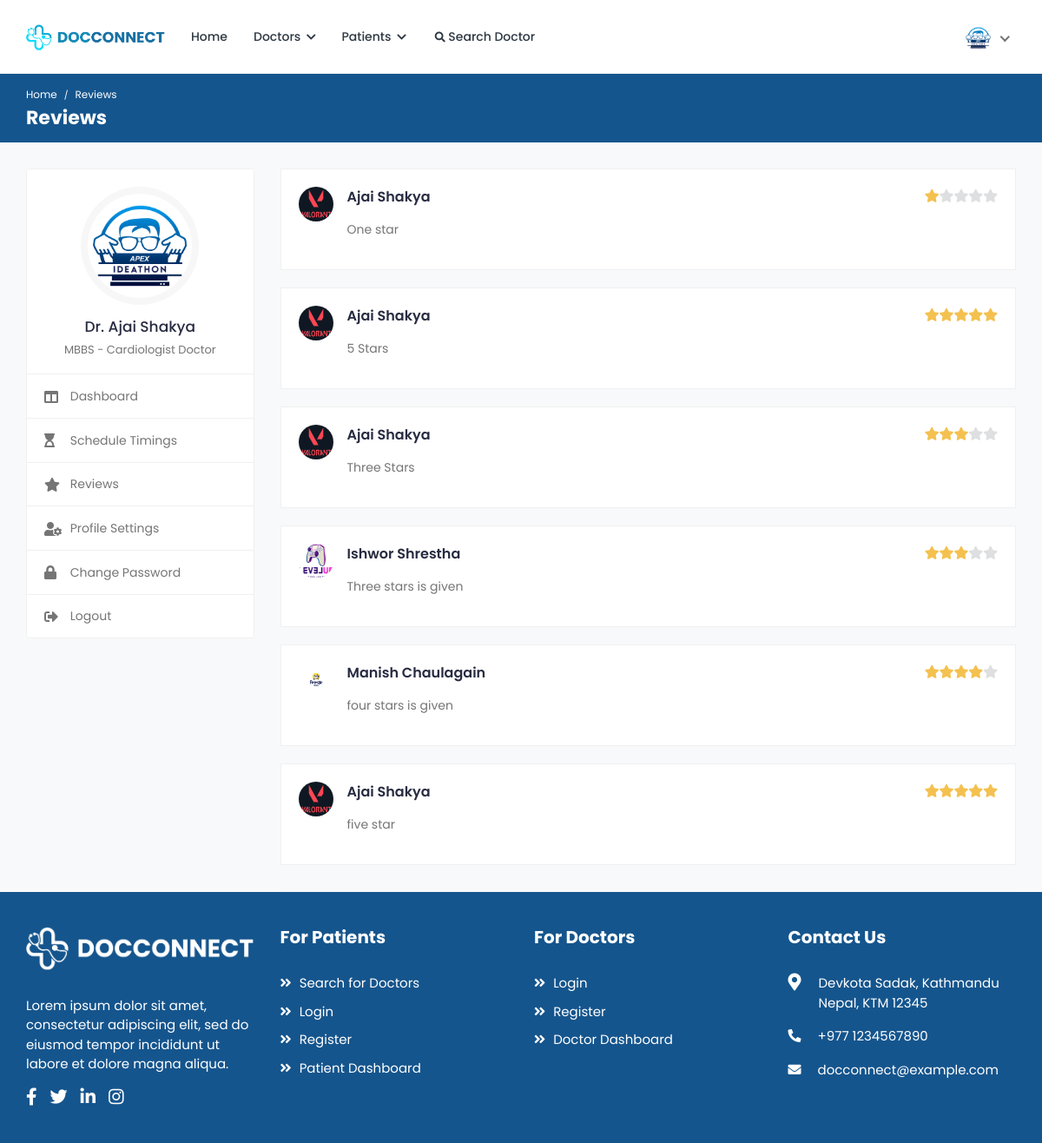
The app's page /reviews (signed in) with its own data.
### app/models.py (models this page shows, shortened)
class Doctor(models.Model):
    user = models.OneToOneField(User, on_delete=models.CASCADE)
    profile_pic = models.ImageField(default='default.png', null=True, blank=True) #stored in a separate media folder
    gender = models.ForeignKey(Gender, on_delete=models.CASCADE, null=True)
    specialization = models.ForeignKey(Specialization, on_delete=models.CASCADE, null=True)
    mobile = models.CharField(max_length=15, null=True, unique=True)
    dob = models.DateField(null=True)
    bio = models.TextField(blank=True)
    clinic_name = models.CharField(max_length=50, null=True)
    clinic_address = models.CharField(max_length=150, null=True)
    address = models.CharField(max_length=150, null=True)
    pricing = models.IntegerField(null=True)
    degree = models.CharField(max_length=10, null=True)
    experience = models.CharField(max_length=5, null=True)
    designation = models.CharField(max_length=30, null=True)
    slug = models.SlugField(default='', max_length=500, null=True, blank=True)

class Patient(models.Model):
    user = models.OneToOneField(User, on_delete=models.CASCADE)
    profile_pic = models.ImageField(default='default.png', null=True, blank=True) #stored in a separate media folder
    dob = models.DateField(null=True)
    gender = models.ForeignKey(Gender, on_delete=models.CASCADE, null=True)
    blood_group = models.CharField(max_length=3,null=True)
    mobile = models.CharField(max_length=15 ,null=True, unique=True)
    address = models.CharField(max_length=150 ,null=True)
    city = models.CharField(max_length=50 ,null=True)
    state = models.CharField(max_length=50 ,null=True)
    zip_code = models.CharField(max_length=10 ,null=True)
    country = models.CharField(max_length=100 ,null=True)

class Review(models.Model):
    rating = models.IntegerField()
    review_text = models.TextField(max_length=150)
    doctor = models.ForeignKey(Doctor, on_delete=models.CASCADE , null=True)
    patient = models.ForeignKey(Patient, on_delete=models.CASCADE , null=True)

### DAS/views.py (the view)
# urls.py: path('reviews', views.REVIEWS, name='reviews'),
def REVIEWS(request):
    doctorid = request.user.id
    doctor = Doctor.objects.get(user_id=doctorid)
    id = doctor.id
    review_filter = Review.objects.filter(doctor_id=id)
    patient = Patient.objects.all().order_by('id')
    context = {
        'review': review_filter,
        'patient' : patient,
    }
    return render(request, 'main/reviews.html', context)

### templates/main/reviews.html (shortened to what this page needs)
<!DOCTYPE html>
<html lang="en">
<head>
	{%load static %}
		<link rel="stylesheet" href="{% static 'client-assets/css/bootstrap.min.css'%}">
		<link rel="stylesheet" href="{% static 'client-assets/plugins/fontawesome/css/fontawesome.min.css'%}">
		<link rel="stylesheet" href="{% static 'client-assets/plugins/fontawesome/css/all.min.css'%}">
		<link rel="stylesheet" href="{% static 'client-assets/css/style.css'%}">
	</head>
	<body>
		<div class="main-wrapper">
			{% include 'components/header.html' %}
			<div class="breadcrumb-bar">
				<div class="container-fluid">
					<div class="row align-items-center">
						<div class="col-md-12 col-12">
							<nav aria-label="breadcrumb" class="page-breadcrumb">
								<ol class="breadcrumb">
									<li class="breadcrumb-item"><a href="{% url 'index' %}">Home</a></li>
									<li class="breadcrumb-item active" aria-current="page">Reviews</li>
								</ol>
							</nav>
							<h2 class="breadcrumb-title">Reviews</h2>
						</div>
					</div>
				</div>
			</div>
			<div class="content">
				<div class="container-fluid">
					<div class="row">
						<div class="col-md-5 col-lg-4 col-xl-3 theiaStickySidebar">
							{% include 'components/doctor-sidebar.html' %}
						</div>
						<div class="col-md-7 col-lg-8 col-xl-9">
							<div class="doc-review review-listing">
									<ul class="comments-list">
										{% for i in review %}
										<li>
											<div class="comment">
												{% for p in patient %}
													{% if p.id == i.patient_id %}<img class="avatar avatar-sm rounded-circle" src="{{p.profile_pic.url}}">{% endif %}
												{% endfor %}
												<div class="comment-body">
													<div class="meta-data">
														{% for p in patient %}
														<span class="comment-author">
															{% if p.id == i.patient_id %}{{p.user.first_name}}{% endif %}
														</span>
														{% endfor %}
														<div class="review-count rating">
															<i class="fas fa-star {% if i.rating >= 1 %}filled{% else %}empty{% endif %}"></i>
															<i class="fas fa-star {% if i.rating >= 2 %}filled{% else %}empty{% endif %}"></i>
															<i class="fas fa-star {% if i.rating >= 3 %}filled{% else %}empty{% endif %}"></i>
															<i class="fas fa-star {% if i.rating >= 4 %}filled{% else %}empty{% endif %}"></i>
															<i class="fas fa-star {% if i.rating >= 5 %}filled{% else %}empty{% endif %}"></i>
														</div>
													</div>
													<p class="comment-content">
														{{i.review_text}}
													</p>
												</div>
											</div>
										</li>
										{% endfor %}
									</ul>
							</div>
						</div>
					</div>
				</div>
			</div>
			{% include 'components/footer.html' %}
		</div>
	</body>
</html>

### templates/components/header.html (shortened to what this page needs)
{% load static %}
<header class="header">
    <nav class="navbar navbar-expand-lg header-nav">
        <div class="navbar-header">
            <a href="{% url 'index' %}" class="navbar-brand logo">
                <img src="{% static 'client-assets/img/logo.png' %}" class="img-fluid" alt="Logo">
            </a>
        </div>
        <div class="main-menu-wrapper">
            <ul class="main-nav">
                <li>
                    <a href="{% url 'index' %}">Home</a>
                </li>
                <li class="has-submenu">
                    <a href="#">Doctors <i class="fas fa-chevron-down"></i></a>
                </li>
                <li class="has-submenu">
                    <a href="#">Patients <i class="fas fa-chevron-down"></i></a>
                </li>
                <li>
                    <a href="{% url 'search' %}">
                        <i class="fas fa-search"></i>
                        <span>Search Doctor</span>
                    </a>
                </li>
            </ul>
        </div>
        <ul class="nav header-navbar-rht">
            {% if user.is_authenticated and user.last_name == 'Patient' %}
            <li class="nav-item dropdown has-arrow logged-item">
                <a href="#" class="dropdown-toggle nav-link" data-toggle="dropdown">
                    <span class="user-img">
                        <img class="rounded-circle" src="{{ user.patient.profile_pic.url }}" width="31" alt="Ryan Taylor">
                    </span>
                </a>
                <div class="dropdown-menu dropdown-menu-right">
                    <div class="user-header">
                        <div class="avatar avatar-sm">
                            <img src="{{ user.patient.profile_pic.url }}" alt="User Image" class="avatar-img rounded-circle">
                        </div>
                        <div class="user-text">
                            <h6>{{user.first_name}}</h6>
                            <p class="text-muted mb-0">{{user.last_name}}</p>
                        </div>
                    </div>
                    <a class="dropdown-item" href="{% url 'patient-dashboard' %}">Dashboard</a>
                    <a class="dropdown-item" href="{% url 'profile-settings' %}">Profile Settings</a>
                    <a class="dropdown-item" href="{% url 'logout' %}">Logout</a>
                </div>
            </li>
            {% elif user.is_authenticated and user.last_name == 'Doctor' %}
            <li class="nav-item dropdown has-arrow logged-item">
                <a href="#" class="dropdown-toggle nav-link" data-toggle="dropdown">
                    <span class="user-img">
                        <img class="rounded-circle" src="{{ user.doctor.profile_pic.url }}" width="31" alt="{{user.first_name}}">
                    </span>
                </a>
            </li>
            {% else %}
            <li class="nav-item">
                <a class="nav-link header-login" href="{% url 'login' %}">LOGIN / SIGNUP </a>
            </li>
            {% endif %}
        </ul>
    </nav>
</header>

### templates/components/doctor-sidebar.html (shortened to what this page needs)
{% load static %}
<div class="profile-sidebar">
    <div class="widget-profile pro-widget-content">
        <div class="profile-info-widget">
            <a href="#" class="booking-doc-img">
                <img src="{{user.doctor.profile_pic.url}}" alt="User Image">
            </a>
            <div class="profile-det-info">
                <h3>Dr. {{user.first_name}}</h3>
                <div class="patient-details">
                    <h5 class="mb-0">{{user.doctor.degree}} - {{user.doctor.designation}}</h5>
                </div>
            </div>
        </div>
    </div>
    <div class="dashboard-widget">
        <nav class="dashboard-menu">
            <ul>
                <li>
                    <a href="{% url 'doctor-dashboard' %}">
                        <i class="fas fa-columns"></i>
                        <span>Dashboard</span>
                    </a>
                </li>
                <li>
                    <a href="{% url 'schedule-timings' %}">
                        <i class="fas fa-hourglass-start"></i>
                        <span>Schedule Timings</span>
                    </a>
                </li>
                <li>
                    <a href="{% url 'reviews' %}">
                        <i class="fas fa-star"></i>
                        <span>Reviews</span>
                    </a>
                </li>
                <li>
                    <a href="{% url 'doctor-profile-settings'%}">
                        <i class="fas fa-user-cog"></i>
                        <span>Profile Settings</span>
                    </a>
                </li>
                <li>
                    <a href="{% url 'doctor-change-password'%}">
                        <i class="fas fa-lock"></i>
                        <span>Change Password</span>
                    </a>
                </li>
                <li>
                    <a href="{% url 'logout' %}">
                        <i class="fas fa-sign-out-alt"></i>
                        <span>Logout</span>
                    </a>
                </li>
            </ul>
        </nav>
    </div>
</div>

### templates/components/footer.html
{% load static %}
<footer class="footer">
    <div class="footer-top">
        <div class="container-fluid">
            <div class="row">
                <div class="col-lg-3 col-md-6">
                    <div class="footer-widget footer-about">
                        <div class="footer-logo">
                            <img src="{% static 'client-assets/img/footer-logo.png' %}" class="img-fluid" alt="logo">
                        </div>
                        <div class="footer-about-content">
                            <p>Lorem ipsum dolor sit amet, consectetur adipiscing elit, sed do eiusmod tempor incididunt ut labore et dolore magna aliqua. </p>
                            <div class="social-icon">
                                <ul>
                                    <li>
                                        <a href="#"><i class="fab fa-facebook-f"></i> </a>
                                    </li>
                                    <li>
                                        <a href="#"><i class="fab fa-twitter"></i> </a>
                                    </li>
                                    <li>
                                        <a href="#"><i class="fab fa-linkedin-in"></i></a>
                                    </li>
                                    <li>
                                        <a href="#"><i class="fab fa-instagram"></i></a>
                                    </li>
                                </ul>
                            </div>
                        </div>
                    </div>
                </div>
                <div class="col-lg-3 col-md-6">
                    <div class="footer-widget footer-menu">
                        <h2 class="footer-title">For Patients</h2>
                        <ul>
                            <li><a href="{% url 'search' %}"><i class="fas fa-angle-double-right"></i> Search for Doctors</a></li>
                            <li><a href="{% url 'login' %}"><i class="fas fa-angle-double-right"></i> Login</a></li>
                            <li><a href="{% url 'register' %}"><i class="fas fa-angle-double-right"></i> Register</a></li>
                            <li><a href="{% url 'patient-dashboard' %}"><i class="fas fa-angle-double-right"></i> Patient Dashboard</a></li>
                        </ul>
                    </div>
                </div>
                <div class="col-lg-3 col-md-6">
                    <div class="footer-widget footer-menu">
                        <h2 class="footer-title">For Doctors</h2>
                        <ul>
                            <li><a href="{% url 'login' %}"><i class="fas fa-angle-double-right"></i> Login</a></li>
                            <li><a href="{% url 'doctor-register' %}"><i class="fas fa-angle-double-right"></i> Register</a></li>
                            <li><a href="{% url 'doctor-dashboard' %}"><i class="fas fa-angle-double-right"></i> Doctor Dashboard</a></li>
                        </ul>
                    </div>
                </div>
                <div class="col-lg-3 col-md-6">
                    <div class="footer-widget footer-contact">
                        <h2 class="footer-title">Contact Us</h2>
                        <div class="footer-contact-info">
                            <div class="footer-address">
                                <span><i class="fas fa-map-marker-alt"></i></span>
                                <p> Devkota Sadak, Kathmandu <br> Nepal, KTM 12345 </p>
                            </div>
                            <p>
                                <i class="fas fa-phone-alt"></i>
                                +977 1234567890
                            </p>
                            <p class="mb-0">
                                <i class="fas fa-envelope"></i>
                                docconnect@example.com
                            </p>
                        </div>
                    </div>
                </div>
            </div>
        </div>
    </div>
</footer>

### templates/main/reviews.html (style rules this page uses)
.comment-body { width: 1100px; }
.comment-content { word-break: break-word; }

### records on screen
Review: rating 1 (drawn), review_text "One star"
Patient: profile_pic (picture), user.first_name "Ajai Shakya"
Review: rating 5 (drawn), review_text "5 Stars"
Review: rating 3 (drawn), review_text "Three Stars"
Review: rating 3 (drawn), review_text "Three stars is given"
Patient: profile_pic (picture), user.first_name "Ishwor Shrestha"
Review: rating 4 (drawn), review_text "four stars is given"
Patient: profile_pic (picture), user.first_name "Manish Chaulagain"
Review: rating 5 (drawn), review_text "five star"

### other values on screen
{{ user.first_name }} "Ajai Shakya"
{{ user.doctor.degree }} "MBBS"
{{ user.doctor.designation }} "Cardiologist Doctor"
